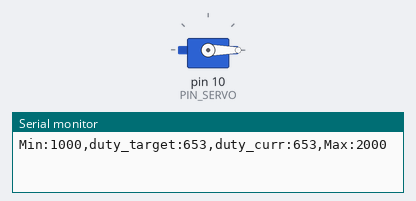
Bench run of a sketch on a simulated Arduino Uno, built with avr-gcc and run on an emulated ATmega328P. Parts: servo, the last lines printed to the serial monitor.

Above: at 0.05 s.
At 7.2 s:
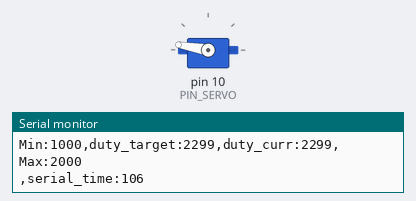
Timing chart, 0 to 18.8 s (numbered marks = the images above):
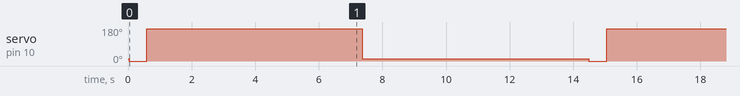

Measured:
- by itself, servo on pin 10 (PIN_SERVO): repeats every 14.5 s: 170° 6.8 s, 11° 7.1 s, 0° 0.58 s

The sketch:

13_example_1.ino
```cpp
#include <Servo.h>

// Arduino pin assignment
#define PIN_SERVO 10

// configurable parameters
#define _DUTY_MIN 553 // servo full clockwise position (0 degree)
#define _DUTY_NEU 1476 // servo neutral position (90 degree)
#define _DUTY_MAX 2399 // servo full counterclockwise position (180 degree)

#define _POS_START (_DUTY_MIN + 100)
#define _POS_END (_DUTY_MAX - 100)

#define _SERVO_SPEED 159000 // servo speed limit (unit: degree/second)
#define INTERVAL 20  // servo update interval

// global variables
unsigned long last_sampling_time; // unit: ms
int duty_chg_per_interval; // maximum duty difference per interval
int toggle_interval, toggle_interval_cnt;
float pause_time; // unit: sec
Servo myservo;
int duty_target, duty_curr;
int serial_time;

void setup() {
// initialize GPIO pins
  myservo.attach(PIN_SERVO);
  duty_target = duty_curr = _POS_START;
  myservo.writeMicroseconds(duty_curr);

// initialize serial port
  //Serial.begin(57600);
  Serial.begin(4800);
// convert angle speed into duty change per interval.
  duty_chg_per_interval = (float)(_DUTY_MAX - _DUTY_MIN) * _SERVO_SPEED / 180 * INTERVAL / 1000;

// remove next three lines after finding answers
//  Serial.print("duty_chg_per_interval:");
//  Serial.println(duty_chg_per_interval);
//  while(1) {}

// initialize variables for servo update.
  pause_time = 1;
  toggle_interval = (180.0 / _SERVO_SPEED + pause_time) * 1000 / INTERVAL;
  toggle_interval_cnt = toggle_interval;

// initialize last sampling time
  last_sampling_time = 0;
  serial_time = 0;
}

void loop() {
// wait until next sampling time.
// millis() returns the number of milliseconds since the program started. Will overflow after 50 days.
  unsigned long start_time, end_time;
  if(millis() < last_sampling_time + INTERVAL) return;

// adjust duty_curr toward duty_target by duty_chg_per_interval
  if(duty_target > duty_curr) {
    duty_curr += duty_chg_per_interval;
    if(duty_curr > duty_target) duty_curr = duty_target;
  }
  else {
    duty_curr -= duty_chg_per_interval;
    if(duty_curr < duty_target) duty_curr = duty_target;
  }

// update servo position
  myservo.writeMicroseconds(duty_curr);
  start_time = millis();

// output the read value to the serial port
  Serial.print("Min:1000,duty_target:");
  Serial.print(duty_target);
  Serial.print(",duty_curr:");
  Serial.print(duty_curr);
  Serial.println(",Max:2000");

  end_time = millis();
  serial_time = end_time - start_time;
  Serial.print(",serial_time:");
  Serial.println(serial_time);
// toggle duty_target between _DUTY_MIN and _DUTY_MAX.
  if(toggle_interval_cnt >= toggle_interval) {
    toggle_interval_cnt = 0;
    if(duty_target == _POS_START) duty_target = _POS_END;
    else duty_target = _POS_START;
  }
  else {
    toggle_interval_cnt++;
  }

// update last sampling time
  last_sampling_time += INTERVAL;
}
```
